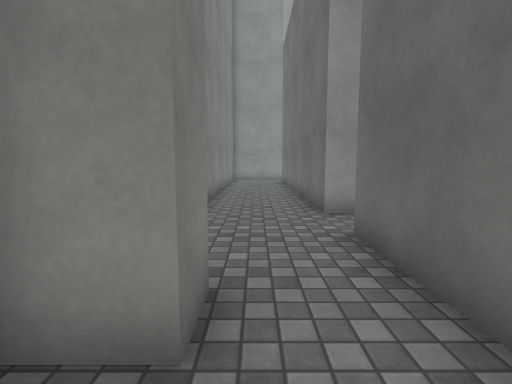
View 1 (above)

18 first-person views from a walk through a Unity game level. The camera is 1.2 m above the floor, tilts 6° down and sees 85° across. The floor is counted in squares, 1 m on a side. Each view is taken from the middle of a square. On the plan, view 1 faces up. The plan holds only what a view shows up to about 13 squares ahead; the rest is blank. The place goes on beyond the plan. The player is left out. Surface patterns are stand-ins for the level's own textures.

View 2
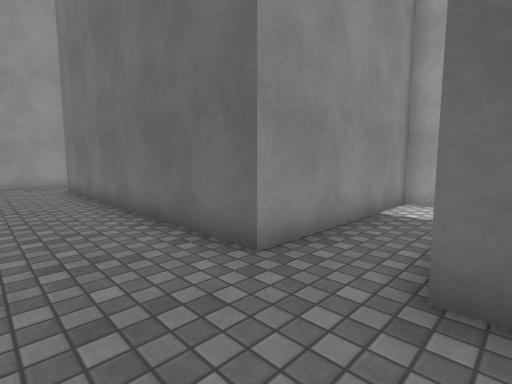

View 3
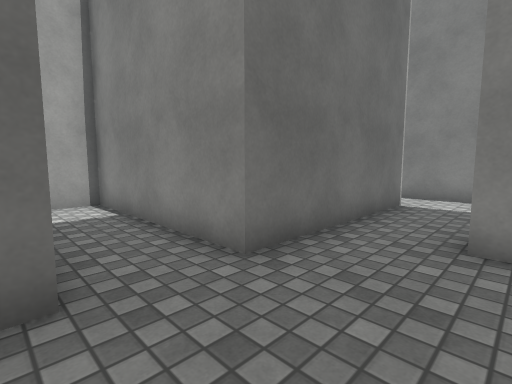

View 4
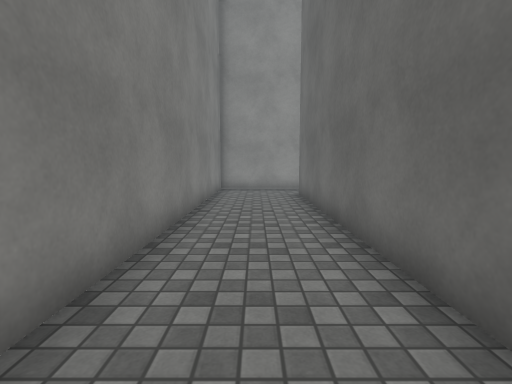

View 5
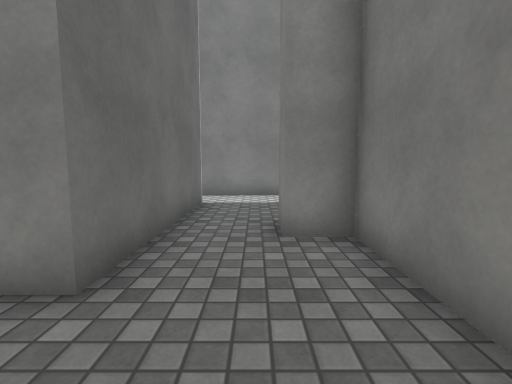

View 6
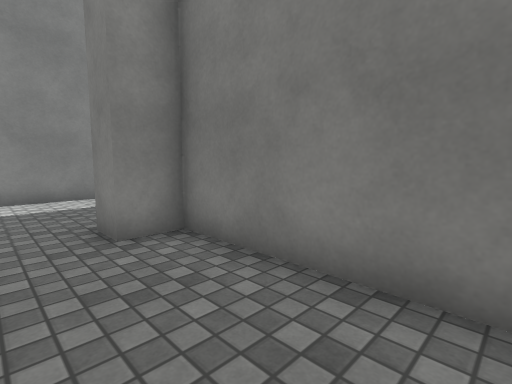

View 7
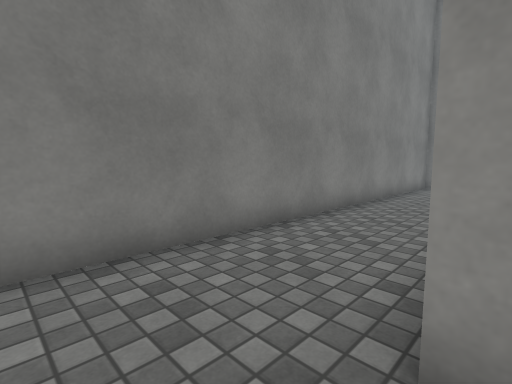

View 8
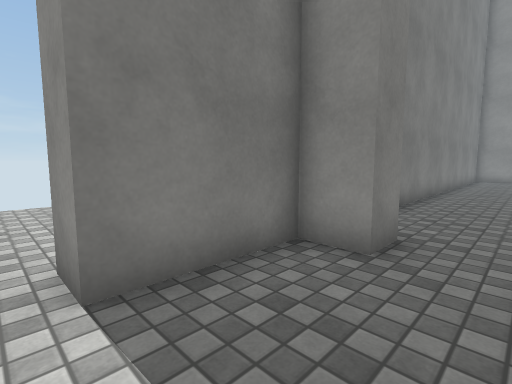

View 9
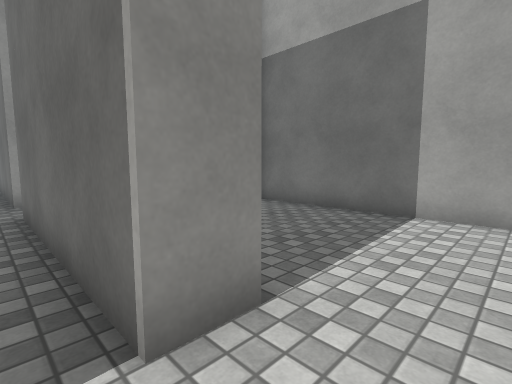

View 10
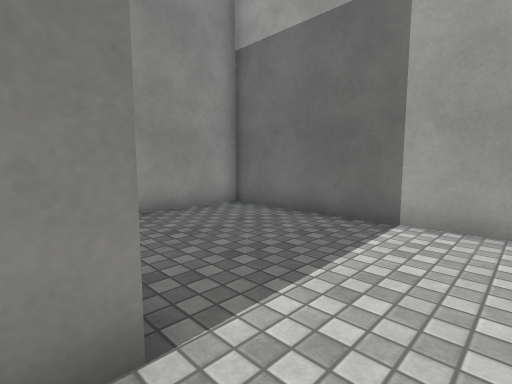

View 11
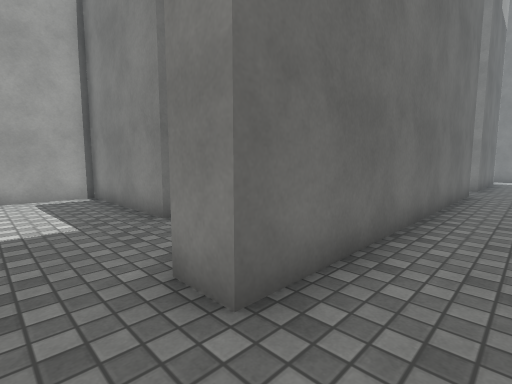

View 12
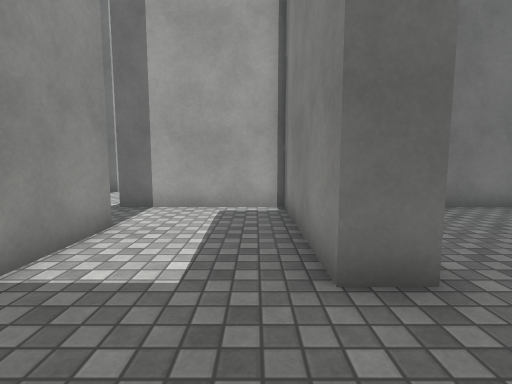

View 13
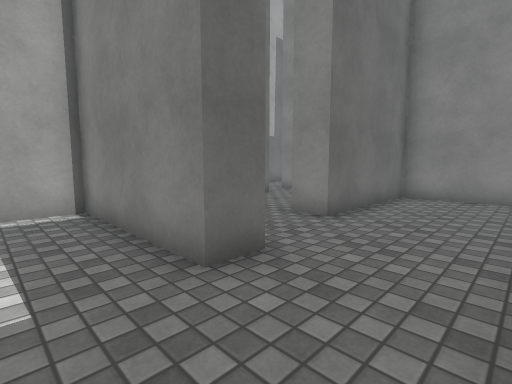

View 14
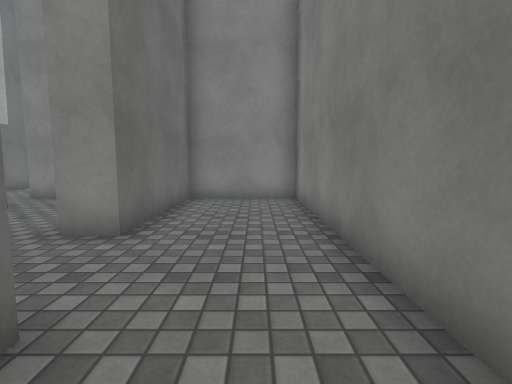

View 15
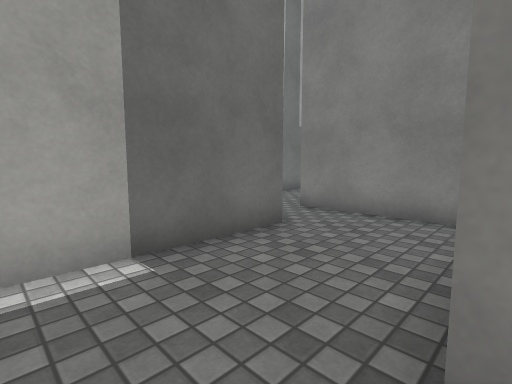

View 16
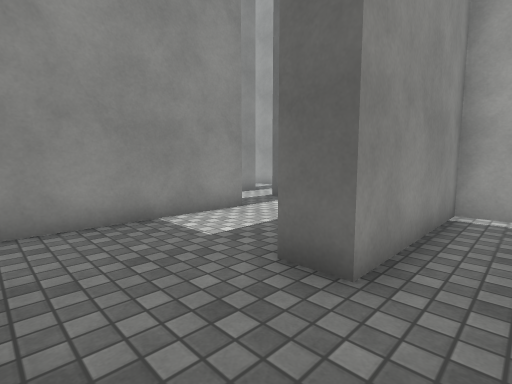

View 17
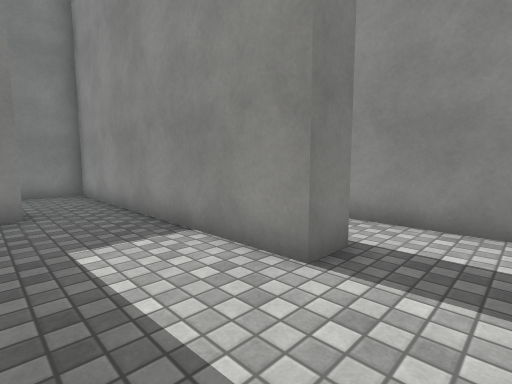

View 18
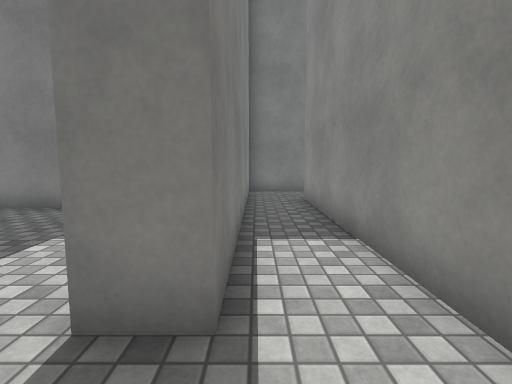

### Floor plan
Ten units are one square. View 1 is at (0, 0); x grows to the right and y downward. Boxes are objects, and circles mark ways between rooms. Rooms are numbered by the first view taken in them; rooms with no view inside come last. Other rooms are left out.
<svg viewBox="-25 -236 146 275">
<path fill="none" stroke="#000" d="M28 14 16 14 16 -46 77 -46 77 -66 16 -66 16 -176M-19 34 22 34M16 -197 -16 -197 -16 -26 -4 -26 -4 -16 -16 -16 -16 14M76 -152 56 -152 56 -162 105 -162 105 -196M16 -176 26 -176 26 -76 62 -76 62 -125 72 -125M82 -197 16 -197M-5 -207 82 -207 82 -197M-16 -231 -16 -206M106 -226 5 -226M105 -196 105 -208M105 -96 105 -152 76 -152M79 -76 116 -76"/>
<circle cx="20" cy="-185" r="3" fill="#2a7"/>
<circle cx="95" cy="-200" r="3" fill="#2a7"/>
<circle cx="65" cy="-135" r="3" fill="#2a7"/>
<text x="10" y="-70">1</text>
<text x="50" y="-150">2</text>
<text x="40" y="-220">3</text>
<text x="90" y="-110">4</text>
</svg>
Room 1 opens to room 2. Room 2 opens to room 3. Room 2 opens to room 4.

Where each view was taken, in squares from view 1:
view 1: 0 up, 0 right, facing up
view 2: 4 up, 1 left, facing up-right
view 3: 7 up, 1 left, facing down-right
view 4: 7 up, 0 right, facing up
view 5: 7 up, 0 right, facing down
view 6: 7 up, 1 right, facing down-left
view 7: 5 up, 2 right, facing up-left
view 8: 2 down, 1 right, facing up-left
view 9: 3 down, 1 right, facing up-right
view 10: 3 down, 2 right, facing up-right
view 11: 19 up, 0 right, facing down-right
view 12: 17 up, 3 right, facing right
view 13: 18 up, 3 right, facing down-right
view 14: 17 up, 4 right, facing down
view 15: 14 up, 7 right, facing down-right
view 16: 14 up, 3 right, facing up-right
view 17: 17 up, 10 right, facing up-left
view 18: 21 up, 10 right, facing left
